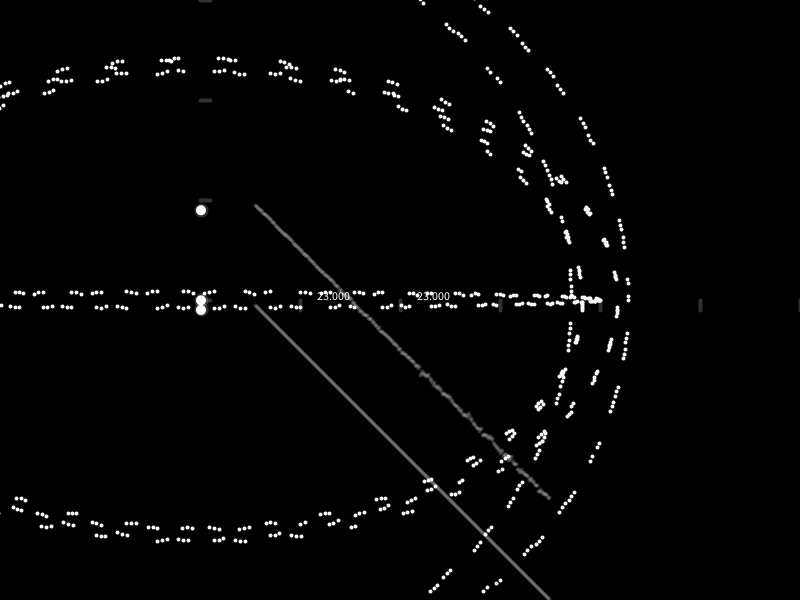
Frame 1 (no input)
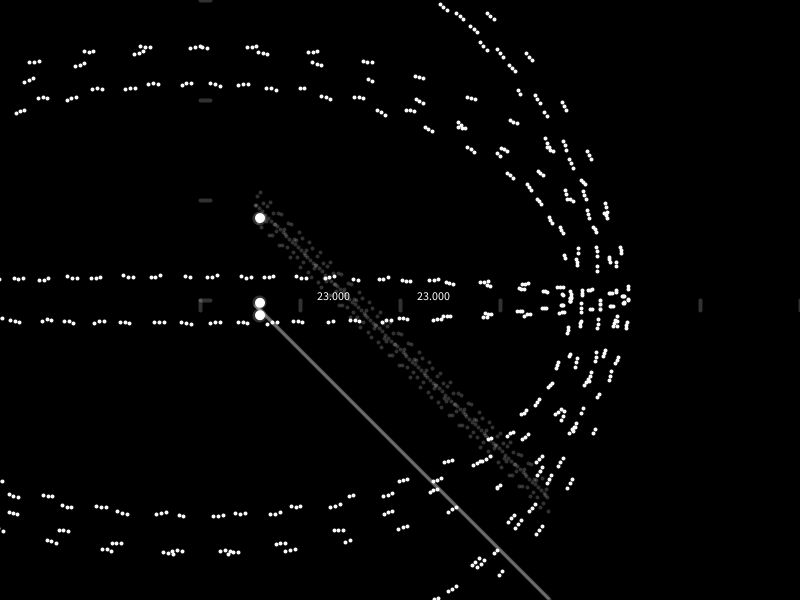
Frame 60 (the mouse pressed at the canvas centre just before this capture)
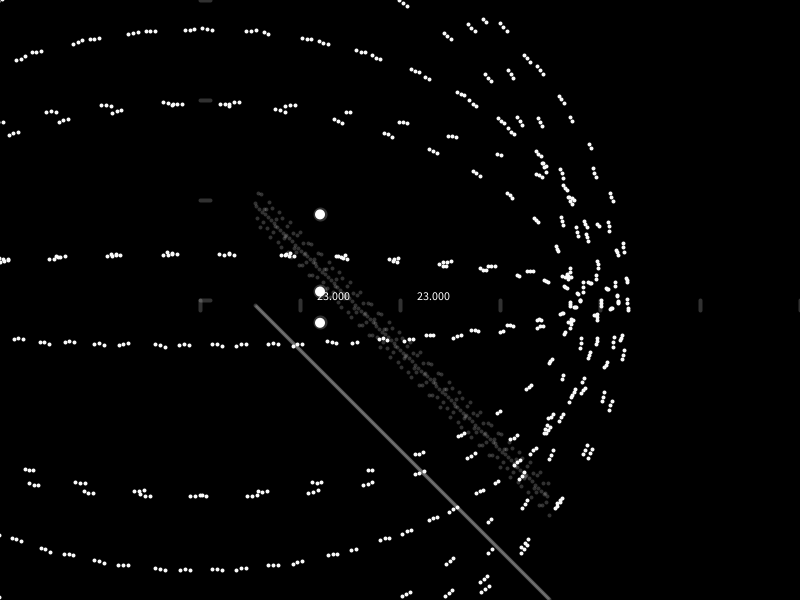
Frame 120 (the mouse held since frame 60 and released just before this capture)

The Processing sketch that drew these frames (run headless with seeded random() and noise(); from frame 60 on, the mouse is pressed at the canvas centre):

// Processing sketch: experiment59
// ── experiment59.pde
float xx,yy, x , y ,phi ,t,T,i;
void setup(){
  size(800,600);
  background( 0);
}int x1,y1,x2,y2=0;
void draw(){
  T=7;
  background(0 );
translate(200,300);
int start =5,finish=400;
i+=0.0005;
println(i);stroke(250,250,250);
strokeWeight(4 );
color col =color(250,0,0);
x=50;
y=-50;


xx=350;
yy=100;
//ellipse(x,y,10,10);

//ellipse(xx,yy,10,10);
//point(

x1=-100;x2=400;y1=0;y2=0;
int dx = x2 - x1;
int dy = y2 - y1;
for (float x = x1;x< x2;x+=0.4) {
 y = y1 + dy * (x - x1) / dx;
// point(x, y);
//point(200*cos(2*PI*radians( x)%30)*sin(TWO_PI * x / 4000+pow(i,10)+i*10),y+200*sin(2*PI*radians( x)%10)*sin(TWO_PI * x / 4000+i+i*10));
//point(100*cos(2*PI*radians( x)%30),y+100*sin(2*PI*radians( x)%10));
//point(200*cos(2*PI*radians( x)*7)*sin(TWO_PI * x / 4000+i),y+200*sin(2*PI*radians( x)*7)*sin(TWO_PI * x / 4000+i));
  point(400*cos(2*PI*radians( x))+30*sin(TWO_PI * x / 4+i),y+400*sin(2*PI*radians( x))*sin(TWO_PI * x / 4+i*40));

   
    //point(200*cos(2*PI*radians( x)%45),y+200*sin(2*PI*radians( x)%45));
//   point(x,-50+y);
//point(x,-10+( 20 * cos(TWO_PI * x / 200+i))* sin(TWO_PI * x / 400+i)+y );

}


//ellipse((gg+h),lo,40,40);


for (int t=start;t<xx-x;t+=1){
  //float x = amplitude * cos(TWO_PI * frameCount / period);
  stroke(250,250,250,50);
//float f =23 * sin(TWO_PI * yy+t/finish -i*xx);
float f =t;
point(x+(t%xx),t);
//point(t, 100 * cos(TWO_PI * t / 100+i));

//stroke(0,250,0);
point(t+x,-100+( 20 * cos(TWO_PI * t / 20+i))* sin(TWO_PI * t /i)+f  );
//stroke(250,250,0);
//point(t,100+( 10 * cos(TWO_PI * t / 300+i))+(23 * cos(TWO_PI * t / 500-i))  );
if(23 * cos(TWO_PI * t / 100)==23)text(23 * cos(TWO_PI * t / 100),t+15,0);
}

ellipse(i*2000, 23 * sin(TWO_PI * i*2000 / 500-i),10,10);
ellipse(i*2000, 10 * cos(TWO_PI * i*2000 / 300+i),10,10);
ellipse(i*2000,-100+( 10 * cos(TWO_PI *  i*2000 / 300+i))+(23 * sin(TWO_PI *  i*2000 / 500-i)),10,10);

//line(0,0,600,0);
for(int Ti=0;Ti<T+1;Ti++)line(Ti*100,10,Ti*100,0);
for(int Ti=0;Ti<T+1;Ti++)line(10,-Ti*100,0,-Ti*100);
}
